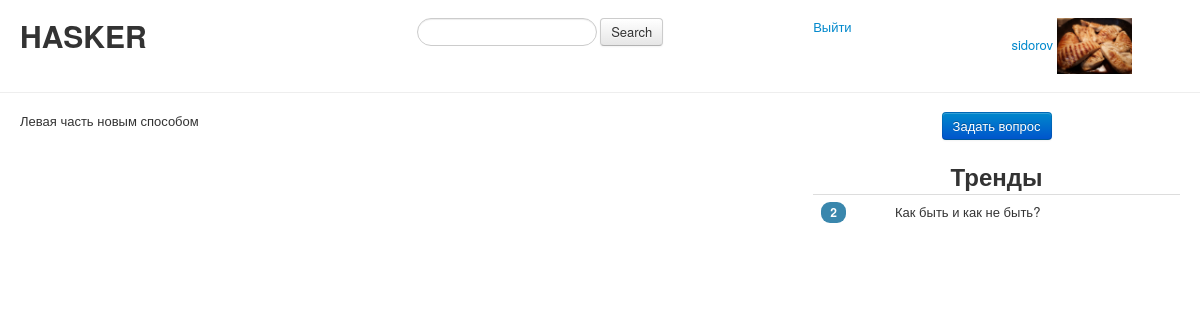
The app's page / (signed in), older data.
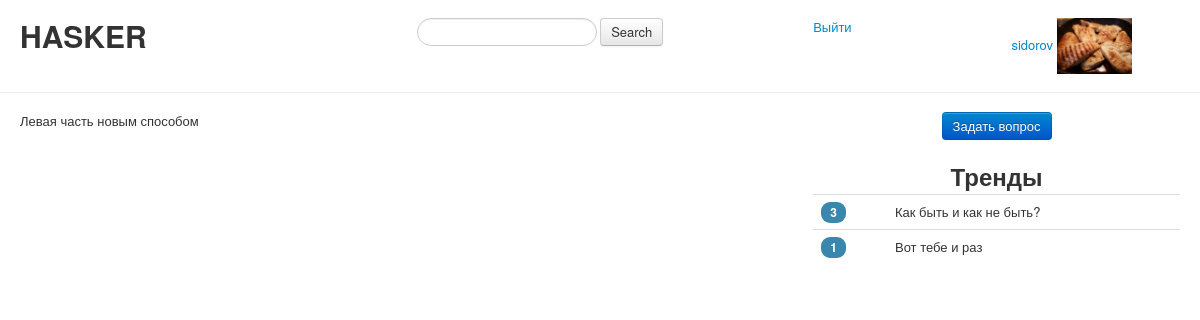
The same page, newer data.
### questions/models.py (models this page shows, shortened)
class Questions(models.Model):
    class Meta:
        verbose_name = 'Question'
        verbose_name_plural = 'Questions'
    title = models.CharField(max_length=50)
    body = models.TextField()
    author = models.ForeignKey(
        User,
        on_delete=models.DO_NOTHING
    )
    create_date = models.DateTimeField(auto_now_add=True)
    tags = models.ManyToManyField(Tags)

### questions/views.py (the view)
# urls.py: path('', views.index, name='index'),
def index(request):
    context = {}
    if request.user.is_authenticated:
        profile = UserProfile.objects.filter(user=request.user)
        context['photo'] = profile[0].photo
    get_trends(context)
    return render(request, 'questions/index.html', context)

### questions/views.py (called while the page is built)
def get_trends(context: dict):
    trends = QuestionVotes.objects.values('question__title').annotate(count=Count('question')).order_by('-count')[:20]
    context['trends'] = trends

### questions/Templates/questions/index.html (shortened to what this page needs)
{% extends 'base.html'%}
{% block leftbody %}
    Левая часть новым способом
{% endblock %}

### questions/Templates/base.html (shortened to what this page needs)
<!DOCTYPE html>
<html lang="ru">
<head>
    {% load static %}
    <link href="{% static 'css/bootstrap.css' %}" rel="stylesheet">
    <link href="{% static 'css/bootstrap-responsive.css' %}" rel="stylesheet">
</head>
<body>
    <div class="container-fluid">
        <br>
        <div class="row-fluid">
            <div class="span4">
                <h1>HASKER</h1>
            </div>
            <div class="span4">
                <form class="form-search">
                  <input type="text" class="input-medium search-query">
                  <button type="submit" class="btn">Search</button>
                </form>
            </div>
            <div class="span2">
                {% if user.is_authenticated %}
                  <a href="{% url 'registration:logout' %}">Выйти</a>
                {% else %}
                  <a href="{% url 'registration:login' %}">Войти</a>
                {% endif %}
            </div>
            <div class="span2">
                {% if user.is_authenticated %}
                    <a href="{% url 'registration:editprofile' %}">{{ user.username }}</a>
                    <img src="{{ photo.url }}" height="75" width="75">
                {% else %}
                    <form action="{% url 'registration:registration' %}">
                        <button class="btn btn-primary" type="submit">Зарегистрироваться</button>
                    </form>
                {% endif %}
            </div>
        </div>
    </div>
    <hr>
    <div class="container-fluid">
      <div class="row-fluid">
        <div class="span8">
            {% block leftbody %}
            {% endblock %}
        </div>
        <div class="span4">
            <div class="pagination-centered">
                <button class="btn btn-primary" type="button">Задать вопрос</button>
            </div>
            <br>
            <div class="pagination-centered">
                <h2>Тренды</h2>
            </div>
            <div>
                 <table class="table">
                    {% for trend in trends %}
                    <tr>
                        <td><span class="badge badge-info">{{ trend.count }}</span></td>
                        <td>{{ trend.question__title }}</td>
                    </tr>
                    {% endfor %}
                 </table>
            </div>
        </div>
      </div>
    </div>
</body>
</html>

Row changes from the older to the newer data that the page shows:
computed for Questions "Как быть и как не быть?": count "2" → "3"
added Questions: count "1", question__title "Вот тебе и раз"
